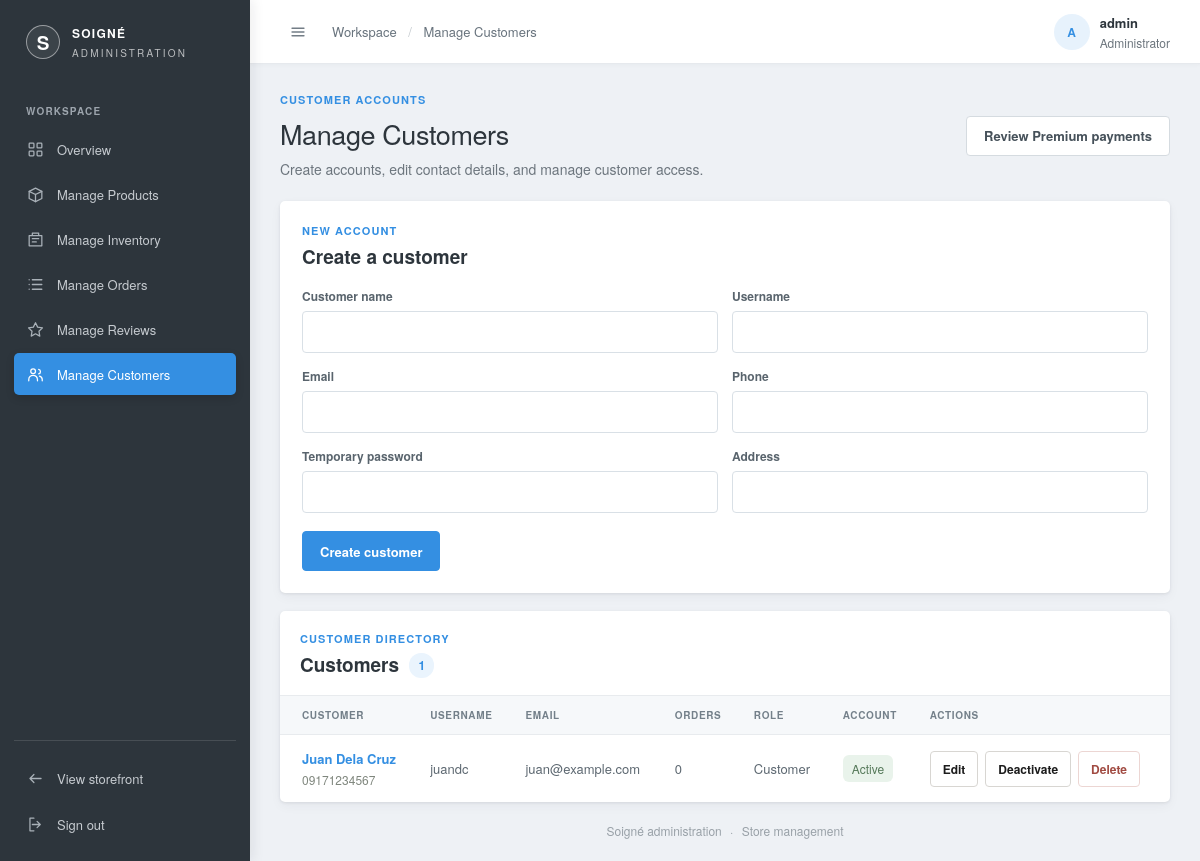
The app's page /admin/manage-customers/index.php (signed in) with its own data.
### tables this page shows
CREATE TABLE users (
  user_id    INT AUTO_INCREMENT PRIMARY KEY,
  username   VARCHAR(50)  NOT NULL UNIQUE,
  email      VARCHAR(120) NOT NULL UNIQUE,
  password   VARCHAR(255) NOT NULL,               
  role       ENUM('customer','admin','vip') NOT NULL DEFAULT 'customer',
  status     ENUM('active','inactive') NOT NULL DEFAULT 'active',
  vip_expires_at DATETIME NULL,
  created_at DATETIME DEFAULT CURRENT_TIMESTAMP
);

### admin/includes/bootstrap.php (called while the page is built, shortened)
<?php
function admin_escape($value): string
{
    return htmlspecialchars((string)$value, ENT_QUOTES, 'UTF-8');
}
function admin_pagination_page(int $totalItems, int $pageSize = 10, string $pageKey = 'page'): array
{
    $totalPages = max(1, (int)ceil($totalItems / $pageSize));
    $requestedPage = filter_var($_GET[$pageKey] ?? 1, FILTER_VALIDATE_INT);
    $page = $requestedPage === false ? 1 : max(1, min($requestedPage, $totalPages));
    return [
        'page' => $page,
        'page_size' => $pageSize,
        'total_pages' => $totalPages,
        'offset' => ($page - 1) * $pageSize,
    ];
}
    ?>

### admin/manage-customers/index.php (the view, shortened to what this page needs)
<?php
require_once __DIR__ . '/../includes/bootstrap.php';
$customer_total = (int)mysqli_fetch_assoc(mysqli_query($conn, "SELECT COUNT(*) AS total FROM users WHERE role IN ('customer', 'vip')"))['total'];
$customer_pagination = admin_pagination_page($customer_total);
$customer_limit = $customer_pagination['page_size'];
$customer_offset = $customer_pagination['offset'];
$result = mysqli_query($conn,
    "SELECT u.user_id, u.username, u.email, u.role, u.status, u.vip_expires_at, c.customer_name, c.phone,
            COUNT(DISTINCT o.order_id) AS order_count
     FROM users u
     LEFT JOIN customers c ON c.user_id = u.user_id
     LEFT JOIN orders o ON o.user_id = u.user_id
     WHERE u.role IN ('customer', 'vip')
     GROUP BY u.user_id, u.username, u.email, u.role, u.status, u.vip_expires_at, c.customer_name, c.phone
     ORDER BY u.user_id DESC
     LIMIT $customer_limit OFFSET $customer_offset"
);
$customers = mysqli_fetch_all($result, MYSQLI_ASSOC);
include __DIR__ . '/../includes/header.php';
?>
<section class="admin-page-heading">
  <div><p class="admin-eyebrow">CUSTOMER ACCOUNTS</p><h1>Manage Customers</h1><p>Create accounts, edit contact details, and manage customer access.</p></div>
  <a class="admin-button admin-button-light" href="<?php echo BASE_URL; ?>admin/manage-customers/premium-payments.php">Review Premium payments</a>
</section>
<section class="manage-panel">
  <div class="manage-panel-heading"><div><p class="admin-eyebrow">NEW ACCOUNT</p><h2>Create a customer</h2></div></div>
  <form method="post" class="manage-form manage-product-create">
    <label>Customer name<input name="customer_name" maxlength="120" required value="<?php echo admin_escape($_POST['customer_name'] ?? ''); ?>"></label>
    <label>Username<input name="username" maxlength="50" required value="<?php echo admin_escape($_POST['username'] ?? ''); ?>"></label>
    <label>Email<input type="email" name="email" maxlength="120" required value="<?php echo admin_escape($_POST['email'] ?? ''); ?>"></label>
    <label>Phone<input name="phone" maxlength="30" value="<?php echo admin_escape($_POST['phone'] ?? ''); ?>"></label>
    <label>Temporary password<input type="password" name="password" minlength="8" maxlength="72" required autocomplete="new-password"></label>
    <label>Address<input name="address" maxlength="255" value="<?php echo admin_escape($_POST['address'] ?? ''); ?>"></label>
    <div class="manage-form-wide"><button class="admin-button" type="submit">Create customer</button></div>
  </form>
</section>
<section class="manage-panel manage-list-panel">
  <div class="manage-panel-heading"><div><p class="admin-eyebrow">CUSTOMER DIRECTORY</p><h2>Customers <span class="manage-count"><?php echo $customer_total; ?></span></h2></div></div>
  <?php if ($customers) { ?>
    <div class="admin-table-wrap"><table class="admin-table">
      <thead><tr><th>Customer</th><th>Username</th><th>Email</th><th>Orders</th><th>Role</th><th>Account</th><th>Actions</th></tr></thead>
      <tbody><?php foreach ($customers as $customer) { ?>
        <tr>
          <td class="order-number"><?php echo admin_escape($customer['customer_name'] ?? 'Customer'); ?><small class="manage-secondary"><?php echo admin_escape($customer['phone'] ?? ''); ?></small></td>
          <td><?php echo admin_escape($customer['username']); ?></td>
          <td><?php echo admin_escape($customer['email']); ?></td>
          <td><?php echo (int)$customer['order_count']; ?></td>
          <td><?php echo admin_escape(['customer' => 'Customer', 'vip' => 'VIP'][$customer['role']] ?? ucfirst($customer['role'])); ?>
          </td>
          <td><span class="manage-status-<?php echo admin_escape($customer['status']); ?>"><?php echo ucfirst(admin_escape($customer['status'])); ?></span></td>
          <td><div class="manage-row-actions">
            <a class="manage-small-button" href="<?php echo BASE_URL; ?>admin/manage-customers/edit.php?id=<?php echo (int)$customer['user_id']; ?>">Edit</a>
            <form method="post">
              <button class="manage-small-button" type="submit"><?php echo $customer['status'] === 'active' ? 'Deactivate' : 'Reactivate'; ?></button>
            </form>
            <?php if ((int)$customer['order_count'] === 0) { ?>
              <form method="post" onsubmit="return confirm('Permanently delete this customer account? Their cart will also be removed.');">
                <button class="manage-small-button is-danger" type="submit">Delete</button>
              </form>
            <?php } ?>
          </div></td>
        </tr>
      <?php } ?></tbody>
    </table></div>
  <?php } else { ?><p class="manage-empty">No customer accounts found.</p><?php } ?>
</section>
<?php include __DIR__ . '/../includes/footer.php'; ?>

### admin/styles/admin.css (style rules this page uses)
:root { --admin-ink: #2d353c; --admin-muted: #6c757d; --admin-line: #dfe3e8; --admin-paper: #ffffff; --admin-canvas: #eef1f5; --admin-accent: #348fe2; --admin-accent-dark: #2178c4; --admin-font: "Helvetica Neue", Helvetica, Arial, sans-serif; }
* { box-sizing: border-box; }
body { margin: 0; font-family: var(--admin-font); color: var(--admin-ink); }
a { color: inherit; text-decoration: none; }
button, input { font: inherit; }
.admin-eyebrow { margin: 0 0 10px; color: var(--admin-accent); font-size: 11px; font-weight: 700; letter-spacing: 1.6px; }
.admin-button { min-height: 40px; display: inline-flex; justify-content: center; align-items: center; gap: 8px; padding: 0 17px; border: 1px solid var(--admin-ink); border-radius: 11px; background: var(--admin-ink); color: #fff; box-shadow: 0 2px 4px rgba(28,28,28,.12), inset 0 1px 0 rgba(255,255,255,.16); font-size: 13px; font-weight: 700; cursor: pointer; transition: box-shadow .15s ease, transform .15s ease, background .15s ease, border-color .15s ease; }
.admin-dashboard-body { min-height: 100vh; background: var(--admin-canvas); }
.admin-page-heading { display: flex; align-items: center; justify-content: space-between; gap: 20px; margin-bottom: 25px; }
.admin-page-heading .admin-eyebrow { margin-bottom: 7px; }
.admin-page-heading h1 { margin: 0; font-family: var(--admin-font); font-size: 29px; font-weight: 600; letter-spacing: -.4px; }
.admin-page-heading > div > p:last-child { margin: 6px 0 0; color: var(--admin-muted); font-size: 14px; }
.admin-button-light { border-color: #d8d6d2; background: #fff; color: var(--admin-ink); box-shadow: 0 2px 4px rgba(28,28,28,.1), inset 0 1px 0 rgba(255,255,255,.9); }
.admin-table-wrap { width: 100%; overflow-x: auto; }
.admin-table { width: 100%; border-collapse: collapse; text-align: left; white-space: nowrap; }
.admin-table th { padding: 12px 15px; border-top: 1px solid #f0f1ee; border-bottom: 1px solid #f0f1ee; background: #faf9f7; color: #77736d; font-size: 11px; font-weight: 700; letter-spacing: .45px; text-transform: uppercase; }
.admin-table th:first-child, .admin-table td:first-child { padding-left: 20px; }
.admin-table td { padding: 14px 15px; border-bottom: 1px solid #f1f2ef; color: #626262; font-size: 13px; }
.admin-table tbody tr:last-child td { border-bottom: 0; }
.admin-table .order-number { color: #404b3e; font-weight: 700; }
body.admin-dashboard-body { background: var(--admin-canvas); color: #2d353c; font-size: 14px; -webkit-font-smoothing: antialiased; }
.admin-page-heading { margin-bottom: 22px; }
.admin-page-heading h1 { color: #2d353c; font-size: 27px; font-weight: 500; }
.admin-eyebrow { color: #348fe2; letter-spacing: 1.1px; }
.admin-button { border-color: #348fe2; border-radius: 4px; background: #348fe2; box-shadow: none; font-weight: 600; }
.admin-button-light { border-color: #d5dbe0; background: #fff; color: #46515a; box-shadow: none; }
.admin-table th { border-color: #e8ebee; background: #f6f8fa; color: #74808a; font-size: 10px; letter-spacing: .65px; }
.admin-table td { border-color: #edf0f2; color: #5d6871; }
.admin-table .order-number { color: #348fe2; }

### records on screen
users: customer_name "Juan Dela Cruz", phone "09171234567", username "juandc", email "juan@example.com", order_count "0", role "Customer", status "Active", shows "Deactivate"

### other values on screen
admin_escape($admin_page_title) "Manage Customers"
admin_escape(strtoupper(substr($admin_header_name, 0, 1))) "A"
admin_escape($admin_header_name) "admin"
$customer_total "1"
